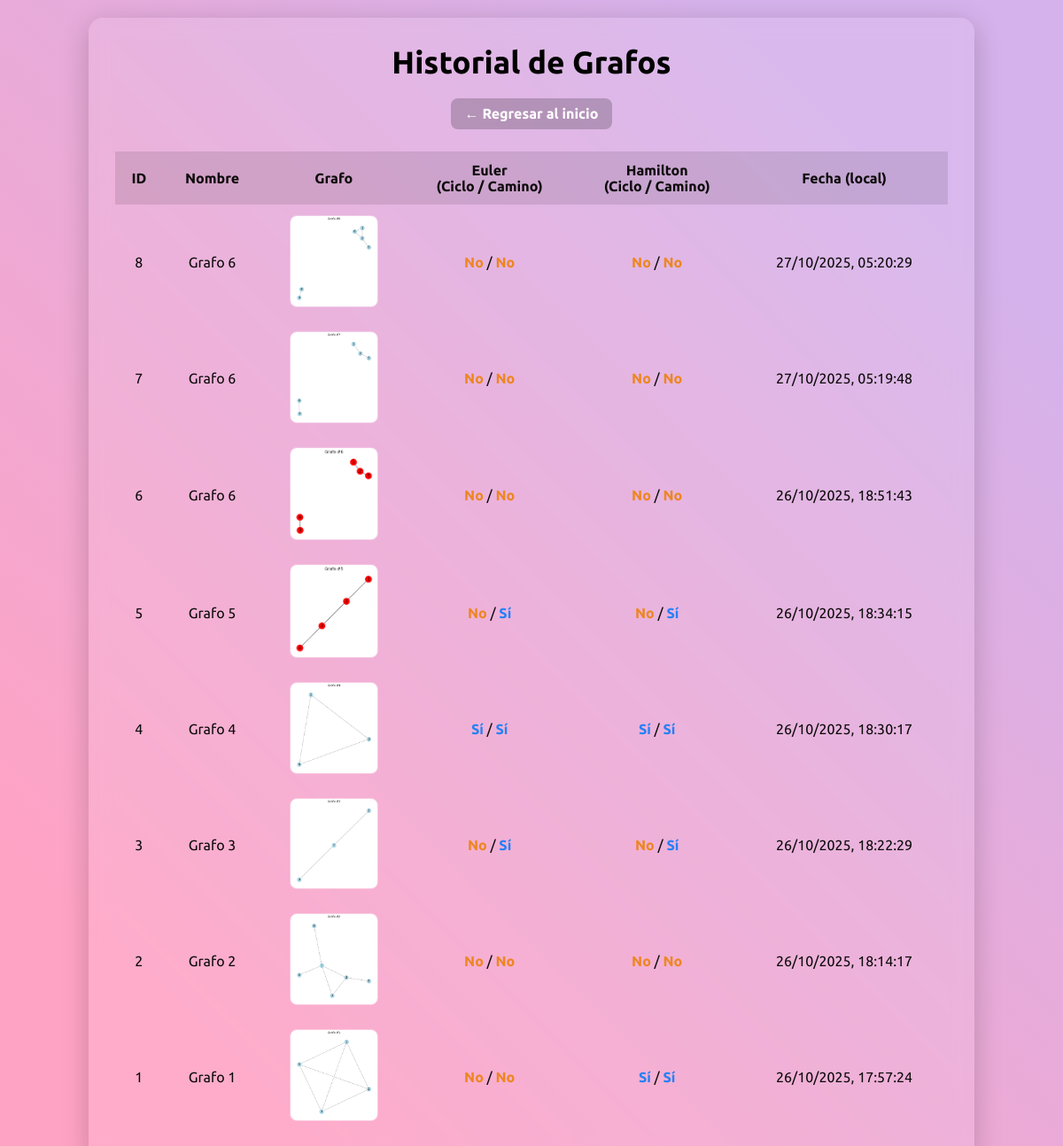
The page /historial on the database its author committed.
### tables this page shows
CREATE TABLE ejercicios (
                id INTEGER PRIMARY KEY AUTOINCREMENT,
                nombre TEXT NOT NULL,
                nodos TEXT NOT NULL,
                aristas TEXT NOT NULL,
                ciclo_euler BOOLEAN NOT NULL,
                camino_euler BOOLEAN NOT NULL,
                ciclo_hamilton BOOLEAN NOT NULL,
                camino_hamilton BOOLEAN NOT NULL,
                fecha TIMESTAMP DEFAULT CURRENT_TIMESTAMP
            );

### ProyEstructura.py (the view)
@app.route("/historial")
def historial():
    with sqlite3.connect("proy_grafos.db") as conn:
        conn.row_factory = sqlite3.Row
        cursor = conn.cursor()
        cursor.execute("SELECT * FROM ejercicios ORDER BY fecha DESC")
        registros = cursor.fetchall()
    return render_template("ProyHistorial.html", registros=registros)

### Templates/ProyHistorial.html (shortened to what this page needs)
<!DOCTYPE html>
<html lang="es">
<head>
</head>
<body>
  <div class="container">
    <header>
      <h1>Historial de Grafos</h1>
      <a href="{{ url_for('index') }}" class="back-link">← Regresar al inicio</a>
    </header>
    {% if registros %}
      <table>
        <thead>
          <tr>
            <th>ID</th>
            <th>Nombre</th>
            <th>Grafo</th>
            <th>Euler<br>(Ciclo / Camino)</th>
            <th>Hamilton<br>(Ciclo / Camino)</th>
            <th>Fecha (local)</th>
          </tr>
        </thead>
        <tbody>
          {% for r in registros %}
          <tr>
            <td>{{ r.id }}</td>
            <td>{{ r.nombre }}</td>
            <td>
              <img src="{{ url_for('static', filename='grafo_' + r.id|string + '.png') }}"
                   alt="Grafo {{ r.id }}" class="grafo-img"
                   onerror="this.outerHTML='—'">
            </td>
            <td>
              <span class="{% if r.ciclo_euler %}si{% else %}no{% endif %}">{{ 'Sí' if r.ciclo_euler else 'No' }}</span> /
              <span class="{% if r.camino_euler %}si{% else %}no{% endif %}">{{ 'Sí' if r.camino_euler else 'No' }}</span>
            </td>
            <td>
              <span class="{% if r.ciclo_hamilton %}si{% else %}no{% endif %}">{{ 'Sí' if r.ciclo_hamilton else 'No' }}</span> /
              <span class="{% if r.camino_hamilton %}si{% else %}no{% endif %}">{{ 'Sí' if r.camino_hamilton else 'No' }}</span>
            </td>
            <td>
              <span class="Fecha" data-utc="{{ r.fecha }}">{{ r.fecha }}</span>
            </td>
          </tr>
          {% endfor %}
        </tbody>
      </table>
    {% else %}
      <p class="empty">No hay grafos guardados aún.</p>
    {% endif %}
  </div>
</body>
</html>

### Templates/ProyHistorial.html (style rules this page uses)
* { margin: 0; padding: 0; box-sizing: border-box; }
body { font-family: 'Ubuntu', sans-serif; background: linear-gradient(45deg, #FFA3C5 15%, #D5B2EB 85%); color: #0C0A09; min-height: 100vh; padding: 20px; }
.container { max-width: 1000px; margin: 0 auto; background: rgba(255,255,255,0.1); backdrop-filter: blur(10px); border-radius: 16px; padding: 30px; box-shadow: 0 8px 32px rgba(0,0,0,0.2); }
header { text-align: center; margin-bottom: 25px; }
h1 { font-size: 2.2rem; margin-bottom: 10px; color: black; }
.back-link { display: inline-block; margin-top: 10px; color: white; text-decoration: none; font-weight: bold; padding: 8px 16px; background: rgba(0,0,0,0.2); border-radius: 8px; }
table { width: 100%; border-collapse: collapse; margin-top: 20px; }
th, td { padding: 12px; text-align: center; }
th { background: rgba(0,0,0,0.1); }
.grafo-img { max-width: 100px; height: auto; border-radius: 8px; border: 1px solid rgba(255,255,255,0.3); }
.si { color: #2780F5; font-weight: bold; }
.no { color: #ED8621; font-weight: bold; }

### rows shown on the page
ejercicios: id "8", nombre "Grafo 6", shows a picture, ciclo_euler "No", camino_euler "No", ciclo_hamilton "No", camino_hamilton "No"
ejercicios: id "7", nombre "Grafo 6", shows a picture, ciclo_euler "No", camino_euler "No", ciclo_hamilton "No", camino_hamilton "No"
ejercicios: id "6", nombre "Grafo 6", shows a picture, ciclo_euler "No", camino_euler "No", ciclo_hamilton "No", camino_hamilton "No"
ejercicios: id "5", nombre "Grafo 5", shows a picture, ciclo_euler "No", camino_euler "Sí", ciclo_hamilton "No", camino_hamilton "Sí"
ejercicios: id "4", nombre "Grafo 4", shows a picture, ciclo_euler "Sí", camino_euler "Sí", ciclo_hamilton "Sí", camino_hamilton "Sí"
ejercicios: id "3", nombre "Grafo 3", shows a picture, ciclo_euler "No", camino_euler "Sí", ciclo_hamilton "No", camino_hamilton "Sí"
ejercicios: id "2", nombre "Grafo 2", shows a picture, ciclo_euler "No", camino_euler "No", ciclo_hamilton "No", camino_hamilton "No"
ejercicios: id "1", nombre "Grafo 1", shows a picture, ciclo_euler "No", camino_euler "No", ciclo_hamilton "Sí", camino_hamilton "Sí"
